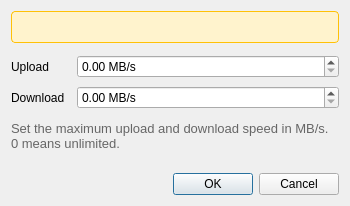
<?xml version="1.0" encoding="UTF-8"?>
<ui version="4.0">
 <class>BandwidthDialog</class>
 <widget class="QDialog" name="BandwidthDialog">
  <property name="minimumSize">
   <size>
    <width>350</width>
    <height>0</height>
   </size>
  </property>
  <property name="modal">
   <bool>true</bool>
  </property>
  <layout class="QVBoxLayout" name="mainLayout">
   <property name="spacing"><number>12</number></property>
   <!-- Warning banner (hidden by default) -->
   <item>
    <widget class="QLabel" name="lblWarning">
     <property name="text"><string></string></property>
     <property name="wordWrap"><bool>true</bool></property>
     <property name="styleSheet"><string>background-color: #fff3cd; border: 1px solid #ffc107; border-radius: 4px; padding: 8px; color: #856404;</string></property>
    </widget>
   </item>
   <!-- Form layout for settings -->
   <item>
    <layout class="QFormLayout" name="formLayout">
     <property name="horizontalSpacing"><number>12</number></property>
     <property name="verticalSpacing"><number>8</number></property>
     <!-- Upload row -->
     <item row="0" column="0">
      <widget class="QLabel" name="lblUpload">
       <property name="text"><string>Upload</string></property>
      </widget>
     </item>
     <item row="0" column="1">
      <widget class="QDoubleSpinBox" name="spnUpload">
       <property name="minimum"><double>0.0</double></property>
       <property name="maximum"><double>100.0</double></property>
       <property name="value"><double>0.0</double></property>
       <property name="decimals"><number>2</number></property>
       <property name="suffix"><string> MB/s</string></property>
      </widget>
     </item>
     <!-- Download row -->
     <item row="1" column="0">
      <widget class="QLabel" name="lblDownload">
       <property name="text"><string>Download</string></property>
      </widget>
     </item>
     <item row="1" column="1">
      <widget class="QDoubleSpinBox" name="spnDownload">
       <property name="minimum"><double>0.0</double></property>
       <property name="maximum"><double>100.0</double></property>
       <property name="value"><double>0.0</double></property>
       <property name="decimals"><number>2</number></property>
       <property name="suffix"><string> MB/s</string></property>
      </widget>
     </item>
    </layout>
   </item>
   <!-- Info text -->
   <item>
     <widget class="QLabel" name="lblInfo">
     <property name="text"><string>Set the maximum upload and download speed in MB/s. 0 means unlimited.</string></property>
     <property name="wordWrap"><bool>true</bool></property>
     <property name="styleSheet"><string>color: #666; font-size: 10pt;</string></property>
    </widget>
   </item>
   <!-- Spacer -->
   <item>
    <spacer>
     <property name="orientation">
      <enum>Qt::Vertical</enum>
     </property>
     <property name="sizeType">
      <enum>QSizePolicy::Expanding</enum>
     </property>
     <property name="sizeHint" stdset="0">
      <size>
       <width>20</width>
       <height>10</height>
      </size>
     </property>
    </spacer>
   </item>
   <!-- Button box -->
   <item>
    <widget class="QDialogButtonBox" name="buttonBox">
     <property name="standardButtons">
      <set>QDialogButtonBox::Ok|QDialogButtonBox::Cancel</set>
     </property>
    </widget>
   </item>
  </layout>
 </widget>
 <resources/>
 <connections/>
</ui>
